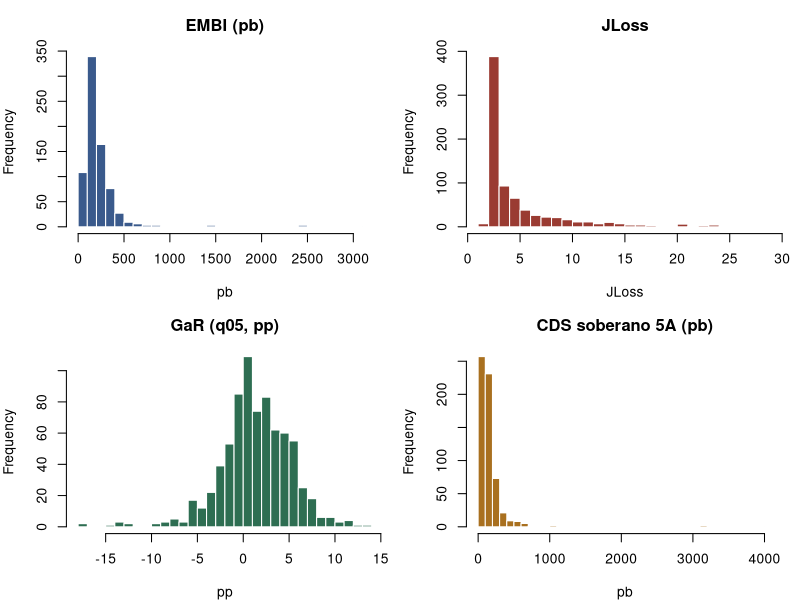
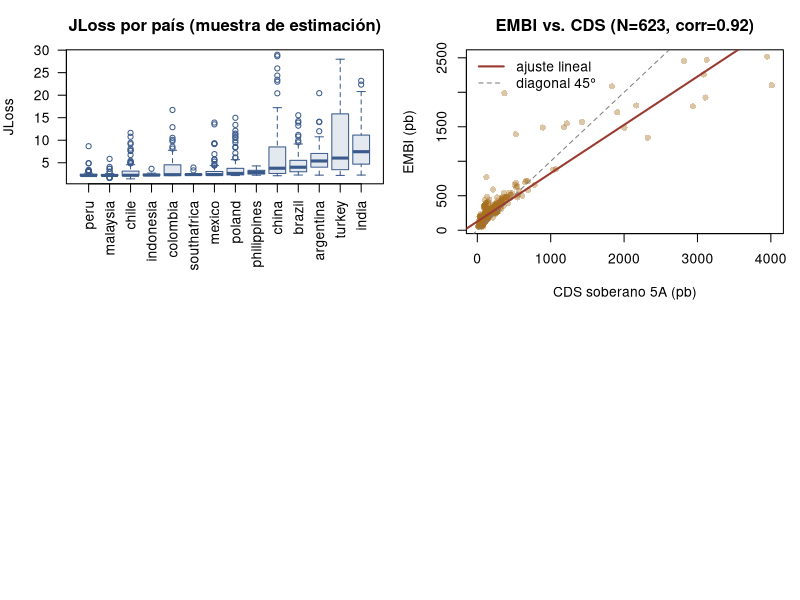

The R script that drew these images, in order:
## ---- chunk 1
knitr::opts_chunk$set(echo = TRUE, warning = FALSE, message = FALSE,
                       fig.width = 9, fig.height = 5.5)
options(width = 100)
library(plm)
library(lmtest)
library(knitr)
## ---- chunk 2
panel <- read.csv("Panel_bloomberg.csv", stringsAsFactors = FALSE)
panel$GaR_pp <- panel$GaR * 100

# Muestra de estimación: EMBI + JLoss + GaR disponibles simultáneamente
est <- subset(panel, !is.na(EMBI_bps) & !is.na(JLoss) & !is.na(GaR))
est$country <- factor(est$country)

cat(sprintf("Panel completo (roster): %d filas, %d economías, %s a %s\n",
            nrow(panel), length(unique(panel$country)), min(panel$quarter), max(panel$quarter)))
cat(sprintf("Muestra de estimación   : %d filas, %d países\n",
            nrow(est), length(unique(est$country))))
## ---- chunk 3
cobertura <- do.call(rbind, lapply(split(est, est$country), function(g) {
  data.frame(país = unique(g$country), n_trim = nrow(g),
             desde = min(g$quarter), hasta = max(g$quarter),
             con_CDS = sum(!is.na(g$CDS_bps)),
             JLoss_mediana = round(median(g$JLoss), 2),
             JLoss_máx = round(max(g$JLoss), 1))
}))
cobertura <- cobertura[order(-cobertura$n_trim), ]
kable(cobertura, row.names = FALSE)
## ---- chunk 4
vars_desc <- c("EMBI_bps", "CDS_bps", "JLoss", "GaR_pp",
               "debt_gdp", "fisc_bal", "res_gdp", "ca_gdp", "infl_yoy", "reer")
desc <- do.call(rbind, lapply(vars_desc, function(v) {
  x <- est[[v]]
  data.frame(variable = v, media = mean(x, na.rm = TRUE), sd = sd(x, na.rm = TRUE),
             mín = min(x, na.rm = TRUE), máx = max(x, na.rm = TRUE), n_NA = sum(is.na(x)))
}))
kable(desc, digits = 2, row.names = FALSE)
## ---- chunk 5
par(mfrow = c(2, 2), mar = c(4, 4, 3, 1))
hist(est$EMBI_bps, breaks = 30, col = "#3A5A8C", border = "white", main = "EMBI (pb)", xlab = "pb")
hist(est$JLoss, breaks = 30, col = "#9A3B32", border = "white", main = "JLoss", xlab = "JLoss")
hist(est$GaR_pp, breaks = 30, col = "#2E6E52", border = "white", main = "GaR (q05, pp)", xlab = "pp")
hist(est$CDS_bps, breaks = 30, col = "#A9701F", border = "white", main = "CDS soberano 5A (pb)", xlab = "pb")
## ---- chunk 6
ord <- names(sort(tapply(est$JLoss, est$country, median)))
par(mar = c(7, 4, 3, 1))
boxplot(JLoss ~ factor(country, levels = ord), data = est, las = 2,
        col = "#3A5A8C22", border = "#3A5A8C",
        main = "JLoss por país (muestra de estimación)", xlab = "", ylab = "JLoss")
## ---- chunk 7
vars_cor <- c("EMBI_bps", "CDS_bps", "JLoss", "GaR_pp", "debt_gdp", "infl_yoy", "reer")
kable(round(cor(est[, vars_cor], use = "pairwise.complete.obs"), 2))

comun <- subset(est, !is.na(EMBI_bps) & !is.na(CDS_bps))
cat(sprintf("EMBI vs CDS, submuestra donde ambos existen: N=%d, correlación=%.2f\n",
            nrow(comun), cor(comun$EMBI_bps, comun$CDS_bps)))
## ---- chunk 8
par(mar = c(4, 4, 3, 1))
plot(comun$CDS_bps, comun$EMBI_bps, pch = 16, col = adjustcolor("#A9701F", 0.4),
     xlab = "CDS soberano 5A (pb)", ylab = "EMBI (pb)",
     main = sprintf("EMBI vs. CDS (N=%d, corr=%.2f)", nrow(comun), cor(comun$EMBI_bps, comun$CDS_bps)))
abline(0, 1, lty = 2, col = "grey50")
abline(lm(EMBI_bps ~ CDS_bps, comun), col = "#9A3B32", lwd = 2)
legend("topleft", legend = c("ajuste lineal", "diagonal 45°"),
       col = c("#9A3B32", "grey50"), lty = c(1, 2), lwd = c(2, 1), bty = "n")
## ---- chunk 9
crisis_q <- c("2008Q4", "2009Q1", "2009Q2", "2009Q3", "2009Q4",
              "2020Q1", "2020Q2", "2020Q3", "2020Q4",
              "2021Q1", "2021Q2", "2021Q3", "2021Q4")
est$sin_crisis <- !(est$quarter %in% crisis_q)

# JLoss y GaR centrados EN CADA MUESTRA por su propia media (igual que el
# pipeline Python): con efectos fijos esto no cambia theta, pero sí el valor
# reportado de los coeficientes de nivel si no se recalcula por muestra.
centrar <- function(df) {
  df$JLoss_c <- df$JLoss - mean(df$JLoss)
  df$GaR_c   <- df$GaR_pp - mean(df$GaR_pp)
  df$Int     <- df$JLoss_c * df$GaR_c
  df
}
d_completa   <- centrar(est)
d_sin_crisis <- centrar(subset(est, sin_crisis))

pdata_completa   <- pdata.frame(d_completa,   index = c("country", "quarter"))
pdata_sin_crisis <- pdata.frame(d_sin_crisis, index = c("country", "quarter"))

run_dk <- function(data, formula, effect = "twoways") {
  m  <- plm(formula, data = data, model = "within", effect = effect)
  ct <- coeftest(m, vcov = vcovSCC)
  list(model = m, test = ct, N = nobs(m),
       R2_within = unname(summary(m)$r.squared["rsq"]))
}
## ---- chunk 10
f_M4 <- EMBI_bps ~ JLoss_c + GaR_c + Int

r_completa   <- run_dk(pdata_completa,   f_M4, "twoways")
r_sin_crisis <- run_dk(pdata_sin_crisis, f_M4, "twoways")
## ---- chunk 11
kable(round(unclass(r_completa$test), 4))
## ---- chunk 12
kable(round(unclass(r_sin_crisis$test), 4))
## ---- chunk 13
modelos <- list(
  M1 = EMBI_bps ~ JLoss_c,
  M2 = EMBI_bps ~ GaR_c,
  M3 = EMBI_bps ~ JLoss_c + GaR_c,
  M4 = EMBI_bps ~ JLoss_c + GaR_c + Int
)
efectos  <- c(tiempo = "time", país = "individual", "país+tiempo" = "twoways")
muestras <- list(completa = pdata_completa, sin_crisis = pdata_sin_crisis)
estrella <- function(p) ifelse(p < 0.01, "***", ifelse(p < 0.05, "**", ifelse(p < 0.10, "*", "")))

filas <- list()
for (sname in names(muestras)) {
  for (ename in names(efectos)) {
    for (mname in names(modelos)) {
      r <- tryCatch(run_dk(muestras[[sname]], modelos[[mname]], efectos[[ename]]),
                     error = function(e) NULL)
      if (is.null(r)) next
      ct <- r$test
      colt <- intersect(c("t value", "z value"), colnames(ct))[1]
      fila <- data.frame(muestra = sname, modelo = mname, efectos_fijos = ename,
                          N = r$N, R2_within = round(r$R2_within, 2))
      for (rn in rownames(ct)) {
        fila[[paste0(rn, "_coef")]] <- sprintf("%+.2f%s", ct[rn, "Estimate"], estrella(ct[rn, 4]))
        fila[[paste0(rn, "_t")]]    <- round(ct[rn, colt], 2)
      }
      filas[[length(filas) + 1]] <- fila
    }
  }
}
bateria <- do.call(rbind, lapply(filas, function(f) {
  # normaliza columnas para que todas las filas tengan las mismas
  cols <- c("muestra","modelo","efectos_fijos","N","R2_within",
            "JLoss_c_coef","JLoss_c_t","GaR_c_coef","GaR_c_t","Int_coef","Int_t")
  for (c in cols) if (is.null(f[[c]])) f[[c]] <- NA
  f[cols]
}))
kable(bateria, row.names = FALSE,
      col.names = c("Muestra", "Modelo", "Efectos fijos", "N", "R²w",
                    "JLoss", "t", "GaR", "t", "JLoss×GaR", "t"))
## ---- chunk 14
GFC      <- c("2008Q4", "2009Q1", "2009Q2", "2009Q3", "2009Q4")
COVID    <- c("2020Q1", "2020Q2", "2020Q3", "2020Q4", "2021Q1", "2021Q2", "2021Q3", "2021Q4")
EM1516   <- c("2015Q3", "2015Q4", "2016Q1")            # estrés EM 2015-16 (ajustable)
CRISIS   <- c(GFC, COVID, EM1516)
BACKSTOP <- c(GFC, COVID)
CTRLS    <- c("debt_gdp", "fisc_bal", "res_gdp", "ca_gdp", "infl_yoy", "reer")

dc <- est
dc$D_pp    <- -dc$GaR_pp
dc$JLoss_c <- dc$JLoss - mean(dc$JLoss)
dc$D_c     <- dc$D_pp  - mean(dc$D_pp)
dc$JxD     <- dc$JLoss_c * dc$D_c

fit_crisis <- function(df, dummies, ctrls = CTRLS, effect = "twoways") {
  for (nm in names(dummies)) {
    cr <- as.numeric(df$quarter %in% dummies[[nm]])
    df[[paste0("JxD_",   nm)]] <- df$JxD     * cr
    df[[paste0("JLoss_", nm)]] <- df$JLoss_c * cr
    df[[paste0("D_",     nm)]] <- df$D_c     * cr
  }
  cc  <- ctrls[sapply(ctrls, function(c) sum(!is.na(df[[c]])) > 50)]
  if (length(cc)) df <- df[stats::complete.cases(df[, cc]), ]
  ints <- unlist(lapply(names(dummies), function(nm)
    c(paste0("JxD_", nm), paste0("JLoss_", nm), paste0("D_", nm))))
  rhs <- c("JLoss_c", "D_c", "JxD", ints, cc)
  f   <- as.formula(paste("EMBI_bps ~", paste(rhs, collapse = " + ")))
  m   <- plm(f, data = pdata.frame(df, index = c("country", "quarter")),
             model = "within", effect = effect)
  V   <- vcovSCC(m)
  ct  <- coeftest(m, vcov = V)
  res <- data.frame(coef = "b3 (fuera de crisis)", est = ct["JxD", 1],
                    t = ct["JxD", 3], p = ct["JxD", 4])
  for (nm in names(dummies)) {
    k  <- paste0("JxD_", nm)
    sb <- ct["JxD", 1] + ct[k, 1]
    sse <- sqrt(V["JxD", "JxD"] + V[k, k] + 2 * V["JxD", k])
    sp  <- 2 * (1 - pnorm(abs(sb / sse)))
    lbl <- c(cr = "Crisis", bk = "Backstop", em = "EMstress")[[nm]]
    res <- rbind(res,
      data.frame(coef = paste0("b4 x ", lbl), est = ct[k, 1], t = ct[k, 3], p = ct[k, 4]),
      data.frame(coef = paste0("b3 + b4 (", lbl, ")  [Wald H0: =0]"),
                 est = sb, t = sb / sse, p = sp))
  }
  list(N = nobs(m), tabla = res)
}

r_unico  <- fit_crisis(dc, list(cr = CRISIS))
r_decomp <- fit_crisis(dc, list(bk = BACKSTOP, em = EM1516))
## ---- chunk 15
kable(r_unico$tabla, digits = 3, row.names = FALSE,
      col.names = c("", "coef.", "t", "p"))
## ---- chunk 16
kable(r_decomp$tabla, digits = 3, row.names = FALSE,
      col.names = c("", "coef.", "t", "p"))
